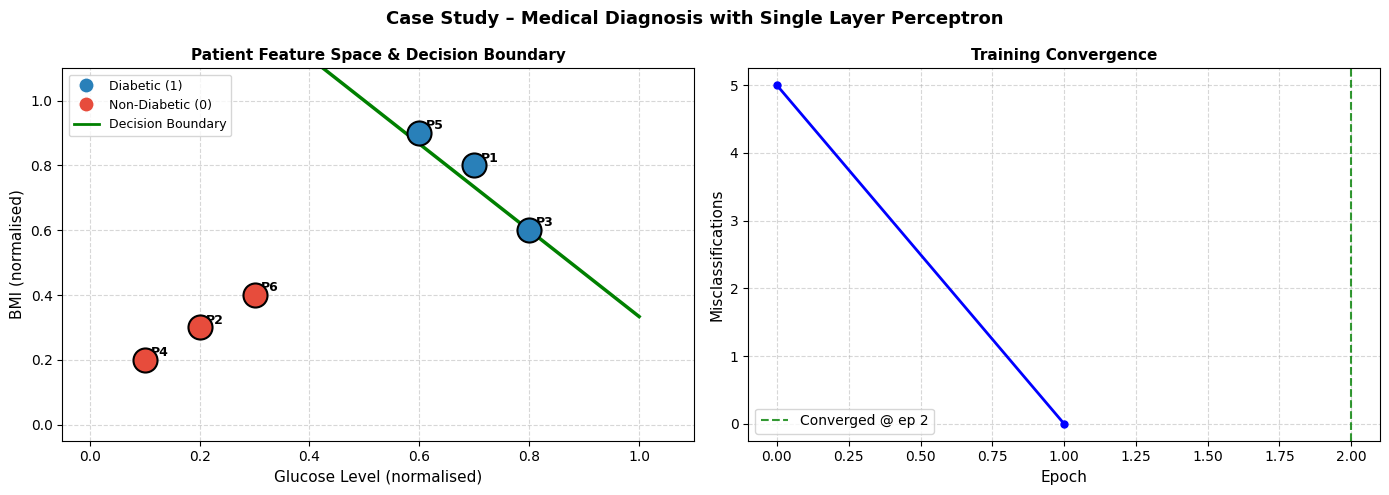

Recreate this plot in Python.
"""
Case Study – Medical Diagnosis using Single Layer Perceptron
Course  : Soft Computing Lab (PEC-CSG691A)
Sem     : B.Tech CSE-2023, Semester VI
Faculty : Dr. Vandana Yadav & Dr. Sandip Das

Problem Statement:
    Classify patients as Diabetic (1) or Non-Diabetic (0) based on two
    normalised features: Glucose Level and BMI (both in range [0, 1]).

Dataset:
    6 synthetic patient records (normalised values).
    Features: [Glucose (0–1), BMI (0–1)]
    Label   : 1 = Diabetic, 0 = Non-Diabetic
"""

import numpy as np
import matplotlib
matplotlib.use("Agg")
import matplotlib.pyplot as plt


# ── Dataset ───────────────────────────────────────────────────────────────────

PATIENT_RECORDS = [
    # Glucose  BMI    Label  Description
    (0.7,     0.8,   1,     "High glucose, High BMI"),
    (0.2,     0.3,   0,     "Low glucose, Low BMI"),
    (0.8,     0.6,   1,     "High glucose, Medium BMI"),
    (0.1,     0.2,   0,     "Very low glucose, Very low BMI"),
    (0.6,     0.9,   1,     "Medium glucose, High BMI"),
    (0.3,     0.4,   0,     "Low glucose, Medium BMI"),
]

X_medical = np.array([[g, b] for g, b, _, _ in PATIENT_RECORDS])
y_medical  = np.array([lbl for _, _, lbl, _ in PATIENT_RECORDS])
descriptions = [desc for _, _, _, desc in PATIENT_RECORDS]


# ── Model ─────────────────────────────────────────────────────────────────────

class Perceptron:
    """Minimal Single Layer Perceptron."""

    def __init__(self, lr: float = 0.1, epochs: int = 200):
        self.lr = lr
        self.epochs = epochs
        self.w: np.ndarray = None
        self.b: float = 0.0
        self.errors_per_epoch: list[int] = []

    def _step(self, net: float) -> int:
        return 1 if net >= 0 else 0

    def fit(self, X: np.ndarray, y: np.ndarray) -> None:
        self.w = np.zeros(X.shape[1])
        self.b = 0.0
        self.errors_per_epoch = []

        for _ in range(self.epochs):
            errs = 0
            for xi, yi in zip(X, y):
                out = self._step(np.dot(xi, self.w) + self.b)
                e   = yi - out
                if e != 0:
                    self.w += self.lr * e * xi
                    self.b += self.lr * e
                    errs   += 1
            self.errors_per_epoch.append(errs)
            if errs == 0:
                break

    def predict(self, X: np.ndarray) -> np.ndarray:
        return np.array([self._step(np.dot(xi, self.w) + self.b) for xi in X])

    def accuracy(self, X: np.ndarray, y: np.ndarray) -> float:
        return np.mean(self.predict(X) == y) * 100


# ── Train ─────────────────────────────────────────────────────────────────────

slp = Perceptron(lr=0.1, epochs=200)
slp.fit(X_medical, y_medical)
predictions = slp.predict(X_medical)

# ── Results ───────────────────────────────────────────────────────────────────

print("=" * 65)
print("   Case Study – Medical Diagnosis (Diabetes Classification)")
print("=" * 65)
print(f"\nLearned Weights : Glucose = {slp.w[0]:.3f},  BMI = {slp.w[1]:.3f}")
print(f"Learned Bias    : {slp.b:.3f}")
print(f"Decision Rule   : {slp.w[0]:.3f}·Glucose + {slp.w[1]:.3f}·BMI + {slp.b:.3f} >= 0 → Diabetic\n")

print(f"{'#':<4} {'Glucose':>8} {'BMI':>6} {'Target':>8} {'Pred':>8} {'Status':>6}  Description")
print("-" * 75)

for i, (xi, yi, pi, desc) in enumerate(
    zip(X_medical, y_medical, predictions, descriptions), start=1
):
    label  = "Diabetic" if pi == 1 else "Non-Diabetic"
    status = "✔ OK" if yi == pi else "✘ WRONG"
    print(f"{i:<4} {xi[0]:>8.1f} {xi[1]:>6.1f} {yi:>8} {pi:>8}  {status:<7}  {desc}")

print(f"\nOverall Accuracy: {slp.accuracy(X_medical, y_medical):.1f}%")

# ── Visualisation ─────────────────────────────────────────────────────────────

fig, (ax1, ax2) = plt.subplots(1, 2, figsize=(14, 5))

# --- Scatter: patient feature space ------------------------------------------
colors = ["#e74c3c" if yi == 0 else "#2980b9" for yi in y_medical]
for i, (xi, yi, col) in enumerate(zip(X_medical, y_medical, colors), start=1):
    ax1.scatter(xi[0], xi[1], c=col, s=300, zorder=5, edgecolors="black", lw=1.5)
    ax1.annotate(f"P{i}", (xi[0] + 0.012, xi[1] + 0.012), fontsize=9, fontweight="bold")

# Decision boundary
if slp.w[1] != 0:
    g_range = np.linspace(0, 1, 300)
    b_range = -(slp.w[0] * g_range + slp.b) / slp.w[1]
    ax1.plot(g_range, b_range, "g-", lw=2.5, label="Decision Boundary")

from matplotlib.lines import Line2D
legend_els = [
    Line2D([0],[0], marker="o", color="w", markerfacecolor="#2980b9", markersize=11, label="Diabetic (1)"),
    Line2D([0],[0], marker="o", color="w", markerfacecolor="#e74c3c", markersize=11, label="Non-Diabetic (0)"),
    Line2D([0],[0], color="g", lw=2, label="Decision Boundary"),
]
ax1.legend(handles=legend_els, loc="upper left", fontsize=9)
ax1.set_xlabel("Glucose Level (normalised)", fontsize=11)
ax1.set_ylabel("BMI (normalised)", fontsize=11)
ax1.set_title("Patient Feature Space & Decision Boundary", fontsize=11, fontweight="bold")
ax1.set_xlim(-0.05, 1.1)
ax1.set_ylim(-0.05, 1.1)
ax1.grid(True, linestyle="--", alpha=0.5)

# --- Convergence curve -------------------------------------------------------
ax2.plot(slp.errors_per_epoch, "b-o", markersize=5, lw=2)
ax2.set_xlabel("Epoch", fontsize=11)
ax2.set_ylabel("Misclassifications", fontsize=11)
ax2.set_title("Training Convergence", fontsize=11, fontweight="bold")
ax2.grid(True, linestyle="--", alpha=0.5)

conv_ep = next((i + 1 for i, e in enumerate(slp.errors_per_epoch) if e == 0), None)
if conv_ep:
    ax2.axvline(x=conv_ep, color="green", linestyle="--", alpha=0.8, label=f"Converged @ ep {conv_ep}")
    ax2.legend()

plt.suptitle(
    "Case Study – Medical Diagnosis with Single Layer Perceptron",
    fontsize=13, fontweight="bold",
)
plt.tight_layout()
plt.savefig("case_study/medical_diagnosis.png", dpi=100, bbox_inches="tight")
print("\nPlot saved → case_study/medical_diagnosis.png")
